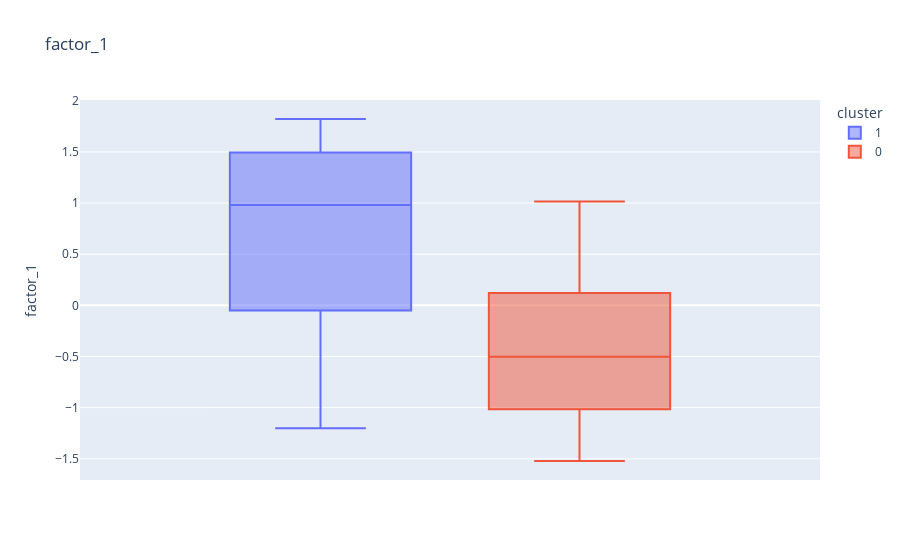
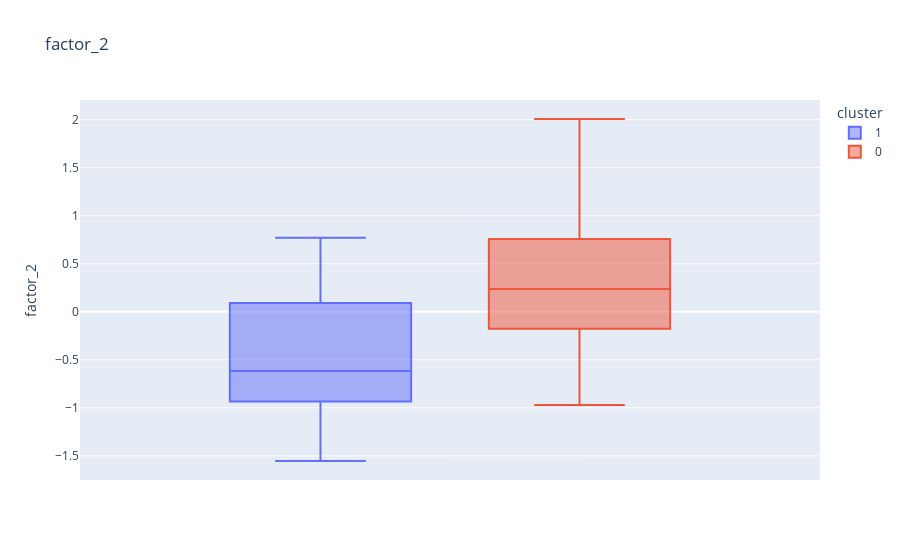

Write notebook code for charts like these, in order.
### Code cell
for col in df_factor.drop(columns=["cluster"]).columns:
    px.box(df_factor, y=col, color="cluster", title=col).show()

### Figure 1 — Plotly figure (JSON) as saved in the notebook; plotly's stock layout.template omitted (floating-point values rounded to 4 significant figures)
{"data": [{"alignmentgroup": "True", "hovertemplate": "cluster=1<br>factor_1=%{y}<extra></extra>", "legendgroup": "1", "marker": {"color": "#636efa"}, "name": "1", "notched": false, "offsetgroup": "1", "orientation": "v", "showlegend": true, "type": "box", "x0": " ", "xaxis": "x", "y": [1.157, 0.8078, 0.2935, 1.759, 1.822, 0.199, 1.543, 0.9929, 0.9987, 1.773, -0.4465, 0.9697, 1.449, 1.537, -0.8702, 1.037, -1.203, 0.09097, -0.5408, -0.1944], "y0": " ", "yaxis": "y"}, {"alignmentgroup": "True", "hovertemplate": "cluster=0<br>factor_1=%{y}<extra></extra>", "legendgroup": "0", "marker": {"color": "#EF553B"}, "name": "0", "notched": false, "offsetgroup": "0", "orientation": "v", "showlegend": true, "type": "box", "x0": " ", "xaxis": "x", "y": [0.3744, 0.4645, 0.1208, -1.038, -0.1848, -0.8677, -1.017, 0.6066, -0.2644, -1.292, -0.482, -1.218, -0.7541, -1.187, 0.2357, -0.8011, 1.015, -1.308, -0.2146, 0.7363, -1.522, -0.2706, -0.2775, -0.5115, -0.4936, -0.8942, 0.8878, -0.9983, -0.7454, -1.273], "y0": " ", "yaxis": "y"}], "layout": {"boxmode": "group", "legend": {"title": {"text": "cluster"}, "tracegroupgap": 0}, "title": {"text": "factor_1"}, "xaxis": {"anchor": "y", "domain": [0, 1]}, "yaxis": {"anchor": "x", "domain": [0, 1], "title": {"text": "factor_1"}}}}

### Figure 2 — Plotly figure (JSON) as saved in the notebook; plotly's stock layout.template omitted (floating-point values rounded to 4 significant figures)
{"data": [{"alignmentgroup": "True", "hovertemplate": "cluster=1<br>factor_2=%{y}<extra></extra>", "legendgroup": "1", "marker": {"color": "#636efa"}, "name": "1", "notched": false, "offsetgroup": "1", "orientation": "v", "showlegend": true, "type": "box", "x0": " ", "xaxis": "x", "y": [-0.6515, 0.7701, -0.6045, 0.6533, -0.9592, -1.121, -0.5856, 0.4298, 0.757, -1.554, -0.631, 0.6772, -0.9091, -0.8689, -0.8702, -0.4983, -1.281, -0.2448, -1.484, -0.3739], "y0": " ", "yaxis": "y"}, {"alignmentgroup": "True", "hovertemplate": "cluster=0<br>factor_2=%{y}<extra></extra>", "legendgroup": "0", "marker": {"color": "#EF553B"}, "name": "0", "notched": false, "offsetgroup": "0", "orientation": "v", "showlegend": true, "type": "box", "x0": " ", "xaxis": "x", "y": [1.354, 2.007, 1.394, 0.136, 0.3843, 0.3109, -0.2583, 0.627, -0.1675, -0.5073, -0.1406, -0.7574, 0.6533, -0.05497, 0.3754, -0.1761, 1.514, -0.6155, 0.5704, 0.7582, -0.9699, 0.1625, 0.08176, 0.7795, -0.196, 0.5067, 0.1581, 0.8938, 0.8534, -0.3278], "y0": " ", "yaxis": "y"}], "layout": {"boxmode": "group", "legend": {"title": {"text": "cluster"}, "tracegroupgap": 0}, "title": {"text": "factor_2"}, "xaxis": {"anchor": "y", "domain": [0, 1]}, "yaxis": {"anchor": "x", "domain": [0, 1], "title": {"text": "factor_2"}}}}
